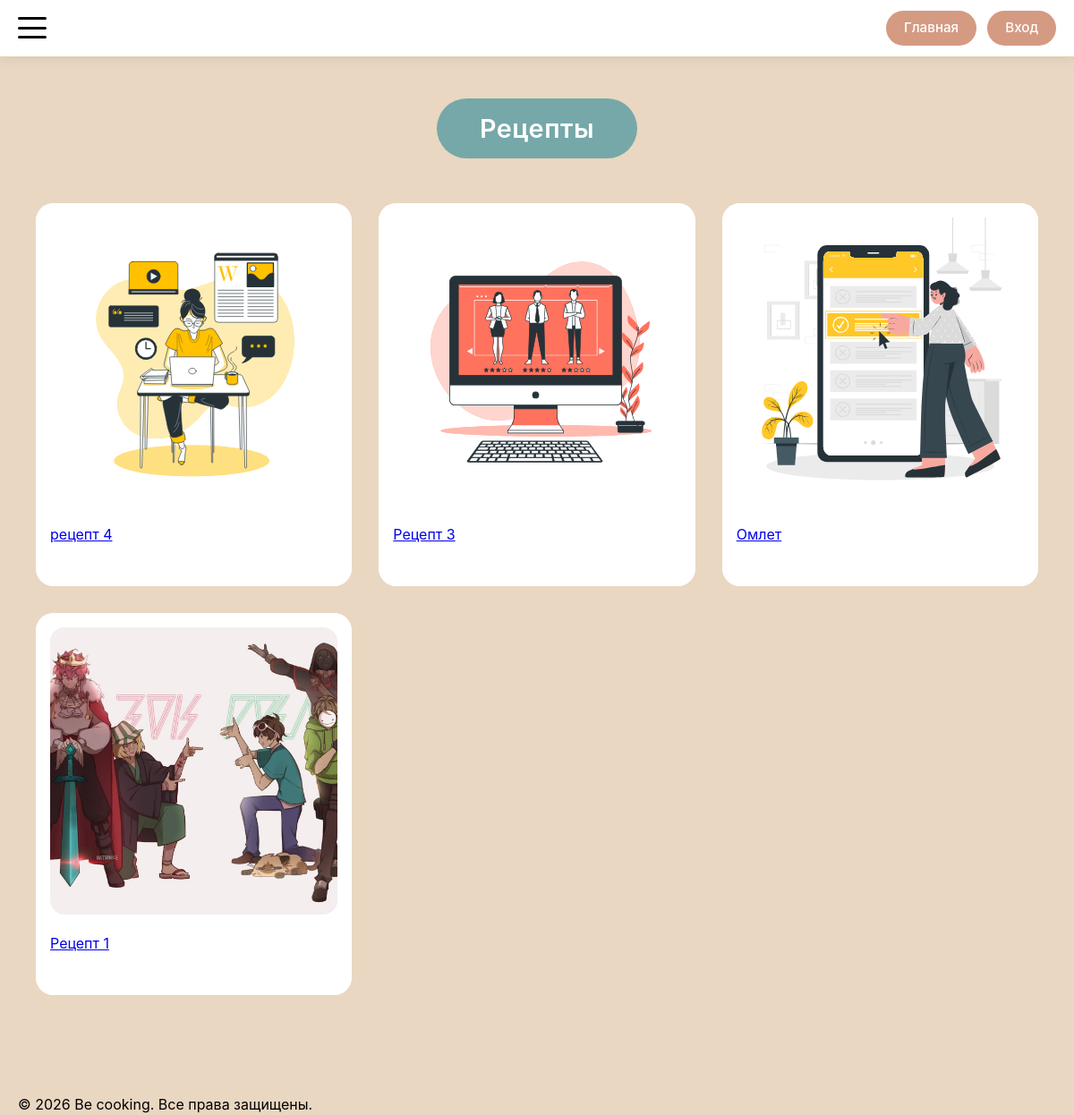
Page /recipes on the earlier database version.
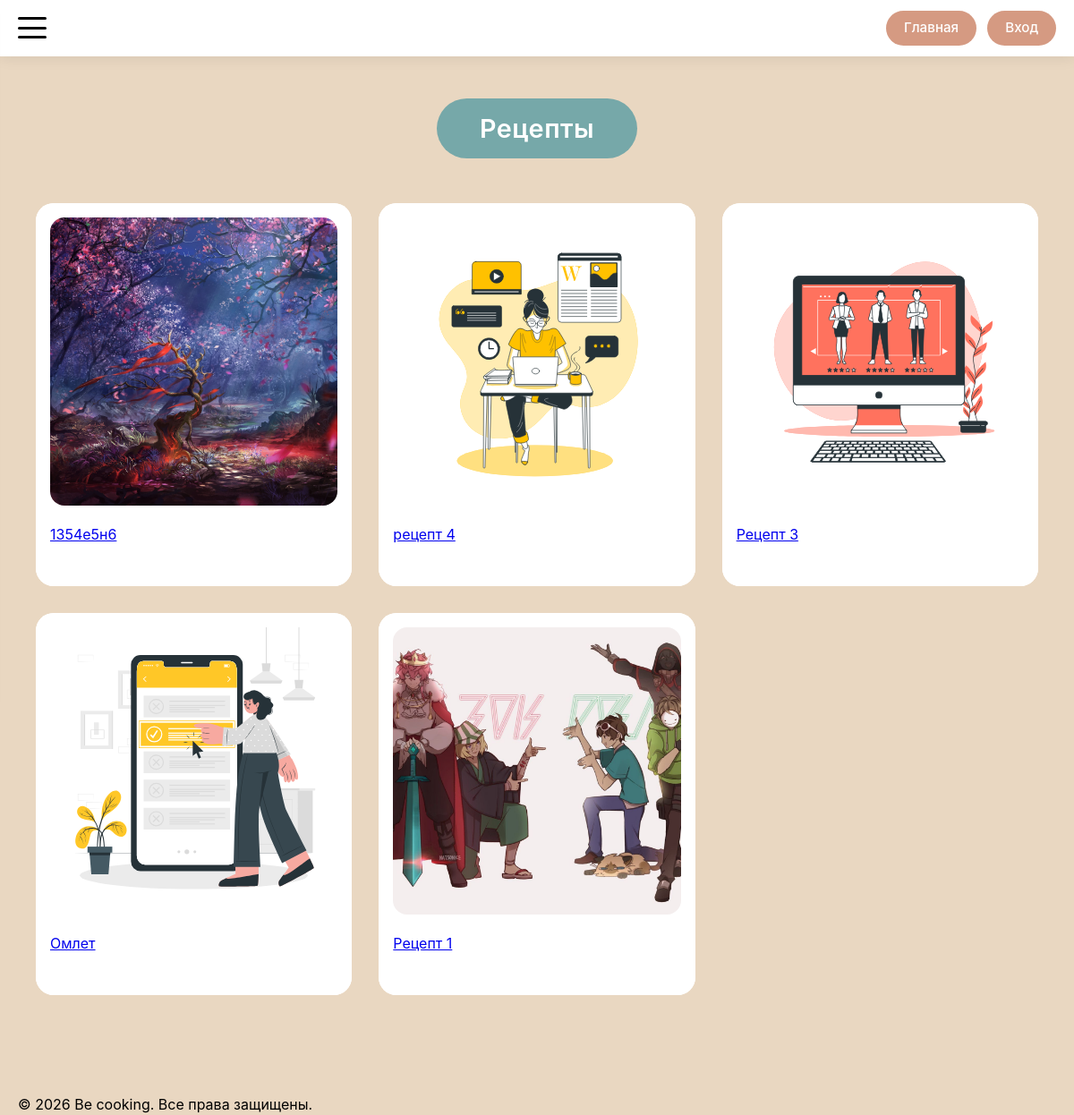
Same page on the later database version.
### models.py (models this page shows)
class Recipe(db.Model):
    __tablename__ = 'recipe'
    id = db.Column(db.Integer, primary_key=True)
    title = db.Column(db.String(200), nullable=False)
    description = db.Column(db.Text)
    author_id = db.Column(db.Integer, db.ForeignKey('user.id'), nullable=False)
    status = db.Column(db.Enum(RecipeStatusEnum), nullable=False, default=RecipeStatusEnum.PENDING)
    created_at = db.Column(db.DateTime, default=datetime.utcnow)
    updated_at = db.Column(db.DateTime, default=datetime.utcnow, onupdate=datetime.utcnow)
    main_image_url = db.Column(db.String(300))
    ingredients = db.Column(db.JSON)  # В SQLAlchemy JSON может хранить массивы
    steps = db.relationship('RecipeStep', backref='recipe', lazy='dynamic', cascade='all, delete-orphan')
    comments = db.relationship('Comment', backref='recipe', lazy='dynamic', cascade='all, delete-orphan')
    notes = db.relationship('Note', backref='recipe', lazy='dynamic', cascade='all, delete-orphan')
    favorites = db.relationship('Favorite', backref='recipe', lazy='dynamic', cascade='all, delete-orphan')
    cart_items = db.relationship('CartItem', backref='recipe', lazy='dynamic', cascade='all, delete-orphan')

### routes/recipe_routes.py (the view)
@app.route('/recipes')
def recipes():
    limit = request.args.get('limit', 9, type=int)
    offset = request.args.get('offset', 0, type=int)
    recipes_query = Recipe.query.filter_by(
        status=RecipeStatusEnum.PUBLISHED
    ).order_by(Recipe.created_at.desc())
    total = recipes_query.count()
    recipes = recipes_query.offset(offset).limit(limit).all()
    has_next = offset + limit < total
    has_prev = offset > 0
    return render_template(
        'recipes/recipes.html',
        recipes=recipes,
        limit=limit,
        offset=offset,
        has_next=has_next,
        has_prev=has_prev
    )

### app.py (called while the page is built)
@app.context_processor
def inject_enums():
    return dict(UserRoleEnum=UserRoleEnum)

### templates/recipes/recipes.html (shortened to what this page needs)
{% extends 'base/base.html' %}
{% block main_class %}gallery-main{% endblock %}
{% block container_class %}gallery-container{% endblock %}
{% block content %}
<div class="gallery-header-wrapper">
    <h1 class="gallery-title">Рецепты</h1>
</div>
<div class="gallery-grid">
    {% for recipe in recipes %}
    {% with
    detail_endpoint = 'recipe_detail',
    item_id = recipe.id
    %}
    {% set card_name = recipe %}
    {% include 'components/_card.html' with context %}
    {% endwith %}
    {% endfor %}
</div>
{% endblock %}

### templates/components/_card.html (shortened to what this page needs)
{% if detail_endpoint == 'recipe_detail' or card_name == 'recipe' %}
<div class="card">
    <a href="{{ url_for(detail_endpoint, recipe_id=item_id) }}"
       class="card-link">
        <div class="card-inner">
            <div class="card-image">
                <img src="{{ recipe.main_image_url if (recipe and recipe.main_image_url) else 'https://placehold.co/400x300' }}"
                     alt="{{ recipe.title if recipe else 'Рецепт' }}">
            </div>
            <div class="card-text">{{ recipe.title if recipe else 'Рецепт' }}</div>
        </div>
    </a>
</div>
{% endif %}

Differences in the rows shown:
added Recipe: main_image_url (picture), title "1354е5н6"
